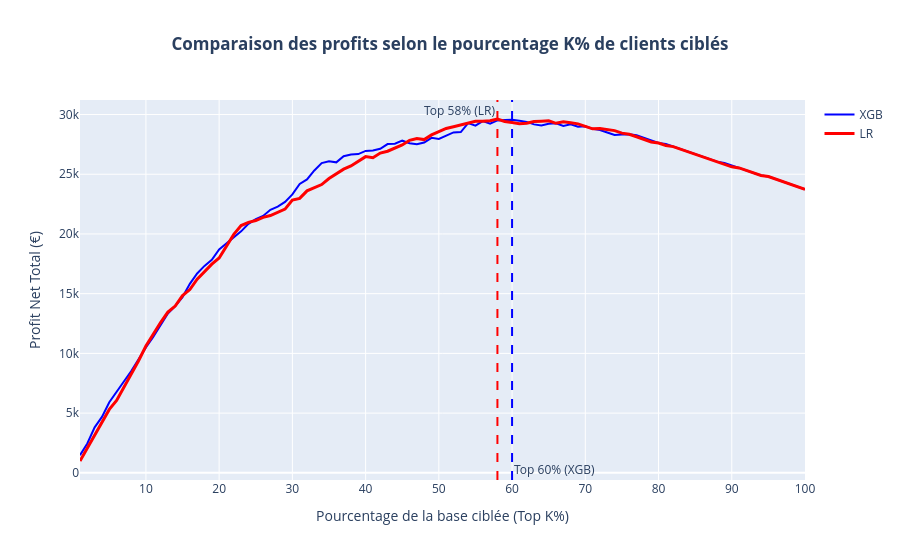

The notebook cell saved with this chart:
### Markdown cell above
Le graphique suivant met en concurrence le comportement budgétaire global de nos deux modèles.

### Code cell
cout_offre=15
valeur_sauvee=120
seuil_optimal_XGB, profit_max_XGB, profits_XGB = simuler_profits_top_k(y_test, y_pred_proba_XGB, cout_offre, valeur_sauvee)
seuil_optimal_LR, profit_max_LR, profits_LR = simuler_profits_top_k(y_test, y_proba_lr_charge, cout_offre, valeur_sauvee)

tracer_courbes_profit_top_k(profits_XGB, "XGB", seuil_optimal_XGB, profits_LR, "LR", seuil_optimal_LR)

print(f"XGBoost - Budget Optimal : Il faut cibler le Top {seuil_optimal_XGB}% des clients les plus risqués.")
print(f"Profit maximum pour cette stratégie : {profit_max_XGB:,.2f} €")


print(f"\nRégression logistique- Budget Optimal : Il faut cibler le Top {seuil_optimal_LR}% des clients les plus risqués.")
print(f"Profit maximum pour cette stratégie : {profit_max_LR:,.2f} €")

### Figure 1 — Plotly figure (JSON) as saved in the notebook; plotly's stock layout.template omitted (floating-point values rounded to 4 significant figures)
{"data": [{"hovertemplate": "Pourcentage de la base ciblée (Top K%)=%{x}<br>Profit Net Total (€)=%{y}<extra></extra>", "legendgroup": "", "line": {"color": "blue", "dash": "solid", "width": 2}, "marker": {"symbol": "circle"}, "mode": "lines", "name": "XGB", "orientation": "v", "showlegend": true, "type": "scatter", "x": [1, 2, 3, 4, 5, 6, 7, 8, 9, 10, 11, 12, 13, 14, 15, 16, 17, 18, 19, 20, 21, 22, 23, 24, 25, 26, 27, 28, 29, 30, 31, 32, 33, 34, 35, 36, 37, 38, 39, 40, 41, 42, 43, 44, 45, 46, 47, 48, 49, 50, 51, 52, 53, 54, 55, 56, 57, 58, 59, 60, 61, 62, 63, 64, 65, 66, 67, 68, 69, 70, 71, 72, 73, 74, 75, 76, 77, 78, 79, 80, 81, 82, 83, 84, 85, 86, 87, 88, 89, 90, 91, 92, 93, 94, 95, 96, 97, 98, 99, 100], "xaxis": "x", "y": [1470, 2460, 3810, 4680, 5910, 6780, 7650, 8520, 9510, 10500, 11370, 12345, 13335, 13965, 14715, 15825, 16695, 17325, 17835, 18705, 19215, 19725, 20220, 20850, 21240, 21510, 22020, 22290, 22680, 23310, 24180, 24570, 25320, 25935, 26085, 25995, 26505, 26655, 26685, 26955, 26985, 27135, 27525, 27555, 27810, 27600, 27510, 27660, 28050, 27960, 28230, 28500, 28530, 29280, 29070, 29445, 29235, 29505, 29535, 29565, 29475, 29385, 29175, 29085, 29235, 29265, 29040, 29190, 28980, 29010, 28800, 28710, 28500, 28290, 28320, 28350, 28260, 28035, 27825, 27615, 27525, 27315, 27105, 26895, 26685, 26475, 26265, 26055, 25950, 25740, 25530, 25320, 25110, 24900, 24810, 24600, 24390, 24180, 23970, 23745], "yaxis": "y"}, {"line": {"color": "red", "width": 3}, "mode": "lines", "name": "LR", "type": "scatter", "x": [1, 2, 3, 4, 5, 6, 7, 8, 9, 10, 11, 12, 13, 14, 15, 16, 17, 18, 19, 20, 21, 22, 23, 24, 25, 26, 27, 28, 29, 30, 31, 32, 33, 34, 35, 36, 37, 38, 39, 40, 41, 42, 43, 44, 45, 46, 47, 48, 49, 50, 51, 52, 53, 54, 55, 56, 57, 58, 59, 60, 61, 62, 63, 64, 65, 66, 67, 68, 69, 70, 71, 72, 73, 74, 75, 76, 77, 78, 79, 80, 81, 82, 83, 84, 85, 86, 87, 88, 89, 90, 91, 92, 93, 94, 95, 96, 97, 98, 99, 100], "y": [990, 2100, 3210, 4200, 5310, 6060, 7170, 8160, 9390, 10620, 11610, 12585, 13455, 13965, 14835, 15345, 16215, 16845, 17475, 17985, 18975, 19965, 20700, 20970, 21120, 21390, 21540, 21810, 22080, 22830, 22980, 23610, 23880, 24135, 24645, 25035, 25425, 25695, 26085, 26475, 26385, 26775, 26925, 27195, 27450, 27840, 27990, 27900, 28290, 28560, 28830, 28980, 29130, 29280, 29430, 29445, 29475, 29625, 29415, 29325, 29235, 29265, 29415, 29445, 29475, 29265, 29400, 29310, 29220, 29010, 28800, 28830, 28740, 28650, 28440, 28350, 28140, 27915, 27705, 27615, 27405, 27315, 27105, 26895, 26685, 26475, 26265, 26055, 25830, 25620, 25530, 25320, 25110, 24900, 24810, 24600, 24390, 24180, 23970, 23745]}], "layout": {"annotations": [{"showarrow": false, "text": "Top 60% (XGB)", "x": 60, "xanchor": "left", "xref": "x", "y": 0, "yanchor": "bottom", "yref": "y domain"}, {"showarrow": false, "text": "Top 58% (LR)", "x": 58, "xanchor": "right", "xref": "x", "y": 1, "yanchor": "top", "yref": "y domain"}], "legend": {"tracegroupgap": 0}, "shapes": [{"line": {"color": "blue", "dash": "dash"}, "type": "line", "x0": 60, "x1": 60, "xref": "x", "y0": 0, "y1": 1, "yref": "y domain"}, {"line": {"color": "red", "dash": "dash"}, "type": "line", "x0": 58, "x1": 58, "xref": "x", "y0": 0, "y1": 1, "yref": "y domain"}], "title": {"text": "<b>Comparaison des profits selon le pourcentage K% de clients ciblés</b>", "x": 0.5}, "xaxis": {"anchor": "y", "domain": [0, 1], "title": {"text": "Pourcentage de la base ciblée (Top K%)"}}, "yaxis": {"anchor": "x", "domain": [0, 1], "title": {"text": "Profit Net Total (€)"}}}}
